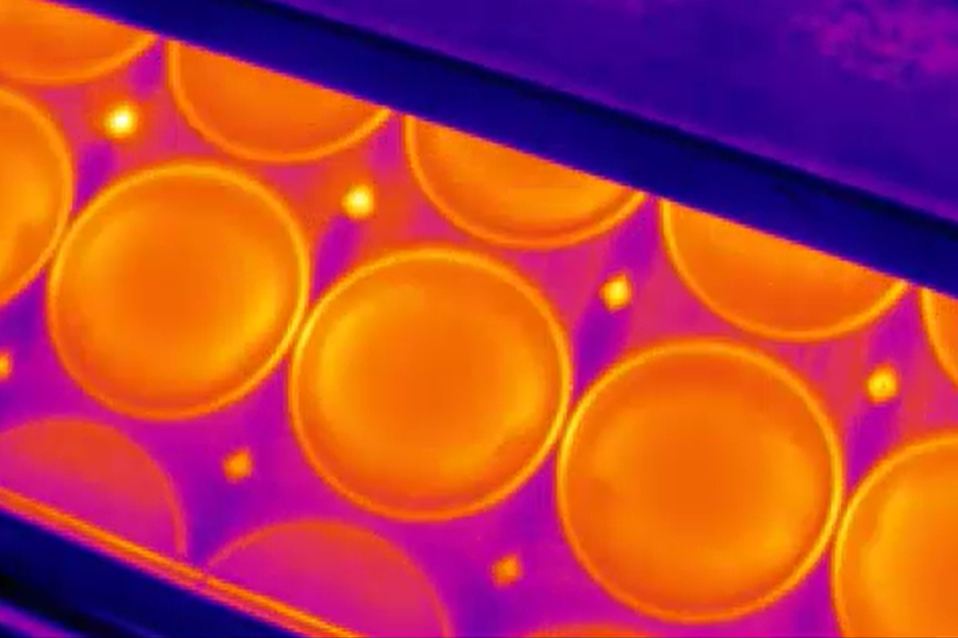
#> input picture Images/image1.png, 958 x 638 px
$ python -i circle_detector.py   (imports and definitions only)
#> lines starting #> are read from the running program, lines starting #| are printed output that depends on the picture; after the words box and inside, x2 and y2 are one past the last pixel; in counts of white or black regions, pixels touching at a corner belong together
"""
Circle Detector Module
Contains the main circle detection logic for thermal images.
"""

import cv2
import numpy as np
import matplotlib.pyplot as plt
from pathlib import Path
from config import DETECTION_PARAMS, PREPROCESSING_PARAMS, ROI_PARAMS, DIRECTORIES


class ImprovedCircleDetector:
    """Improved circle detector with strict filtering for complete circles only."""

    def __init__(self, image_path):
        """Initialize with image path."""
#> called with image_path = 'Images/image1.png'
        self.image_path = image_path
        self.original = cv2.imread(str(image_path))
#> self.original is the input picture: shape (638, 958, 3); mean B, G, R 64, 64.2, 182.5
        if self.original is None:
            raise ValueError(f"Cannot load image: {image_path}")

        self.gray = cv2.cvtColor(self.original, cv2.COLOR_BGR2GRAY)
        self.result = self.original.copy()
        self.height, self.width = self.gray.shape

    def preprocess_thermal_image(self):
        """Enhanced preprocessing for thermal images."""
        # Strong Gaussian blur to reduce noise
        blurred = cv2.GaussianBlur(
            self.gray,
            PREPROCESSING_PARAMS["gaussian_kernel"],
            PREPROCESSING_PARAMS["gaussian_sigma"],
        )

        # CLAHE for contrast enhancement
        clahe = cv2.createCLAHE(
            clipLimit=PREPROCESSING_PARAMS["clahe_clip_limit"],
            tileGridSize=PREPROCESSING_PARAMS["clahe_tile_size"],
        )
        enhanced = clahe.apply(blurred)
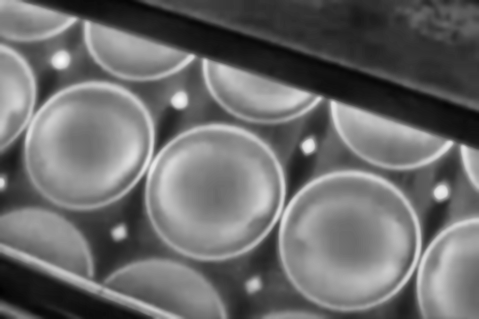
#> enhanced: shape (638, 958) (shown at 1/2 size); min 2, max 250, mean 107.1

        return enhanced

    def define_ROI_thermal(self, show=True):
        """Enhanced ROI detection for thermal images using multiple approaches."""
#> called with show = True
        # Method 1: HSV color-based detection (your original approach)
        hsv = cv2.cvtColor(self.original, cv2.COLOR_BGR2HSV)
#> hsv: shape (638, 958, 3); mean H, S, V 76.1, 242.2, 203.6

        # Define color range for warm colors (red/orange)
        lower_warm = np.array(ROI_PARAMS["hsv_lower_1"])
        upper_warm = np.array(ROI_PARAMS["hsv_upper_1"])
        mask1 = cv2.inRange(hsv, lower_warm, upper_warm)
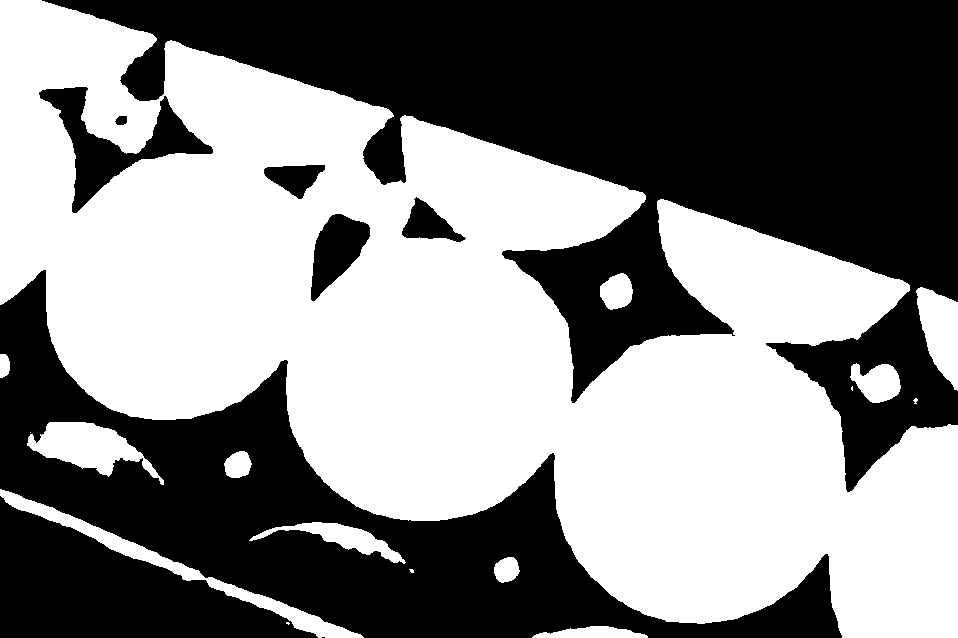
#> mask1: shape (638, 958); 52.2% white; 9 black regions (1 under 20 px), largest, box (x1, y1, x2, y2) and area: (42, 0, 958, 492) 169888, (0, 270, 842, 638) 87466, (0, 496, 318, 638) 22731

        lower_warm2 = np.array(ROI_PARAMS["hsv_lower_2"])
        upper_warm2 = np.array(ROI_PARAMS["hsv_upper_2"])
        mask2 = cv2.inRange(hsv, lower_warm2, upper_warm2)
#> mask2: shape (638, 958); 21.8% white; 8 white regions (1 under 20 px), largest, box (x1, y1, x2, y2) and area: (0, 270, 842, 638) 80551, (42, 0, 958, 492) 37589, (39, 87, 213, 213) 6197

        hsv_mask = cv2.bitwise_or(mask1, mask2)
#> hsv_mask: shape (638, 958); 74% white; 10 black regions (2 under 20 px), largest, box (x1, y1, x2, y2) and area: (57, 0, 958, 298) 131856, (0, 509, 303, 638) 19555, (191, 479, 248, 563) 2783

        # Method 2: Intensity-based thresholding on grayscale
        # Detect the warmest regions based on intensity
        blur_gray = cv2.GaussianBlur(self.gray, (5, 5), 0)

        # Use Otsu's thresholding to automatically find optimal threshold
        _, otsu_mask = cv2.threshold(
            blur_gray, 0, 255, cv2.THRESH_BINARY + cv2.THRESH_OTSU
        )
#> otsu_mask: shape (638, 958); 64.5% white; 31 black regions (11 under 20 px), largest, box (x1, y1, x2, y2) and area: (50, 0, 958, 299) 135871, (0, 505, 308, 638) 20494, (128, 372, 355, 621) 19116

        # Also try adaptive thresholding for local variations
        adaptive_mask = cv2.adaptiveThreshold(
            blur_gray, 255, cv2.ADAPTIVE_THRESH_GAUSSIAN_C, cv2.THRESH_BINARY, 15, 5
        )
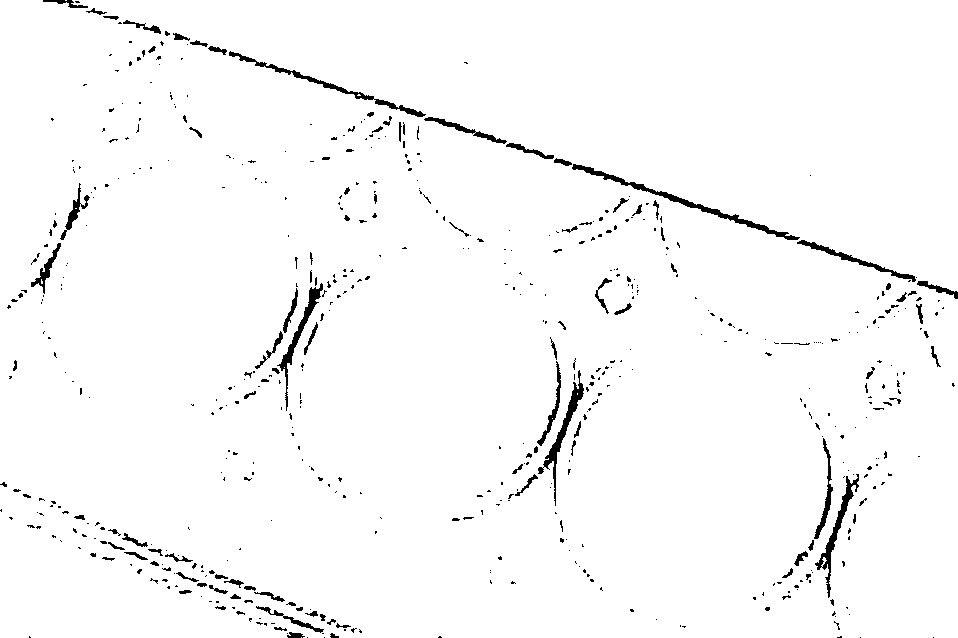
#> adaptive_mask: shape (638, 958); 97.6% white; 570 black regions (459 under 20 px), largest, box (x1, y1, x2, y2) and area: (572, 164, 800, 240) 1171, (229, 51, 426, 117) 863, (538, 370, 584, 506) 835

        # Method 3: Top percentile intensity thresholding
        # Find pixels in top N% of intensity values
        threshold_value = float(
            np.percentile(self.gray, ROI_PARAMS["intensity_percentile"])
        )
#> threshold_value = 136
        _, percentile_mask = cv2.threshold(
            self.gray, threshold_value, 255, cv2.THRESH_BINARY
        )
#> percentile_mask: shape (638, 958); 29% white; 140 white regions (116 under 20 px), largest, box (x1, y1, x2, y2) and area: (0, 89, 958, 637) 141029, (660, 200, 908, 338) 9876, (429, 127, 624, 222) 8404

        # Combine all methods
        # Give more weight to HSV-based detection for thermal images
        combined_mask = cv2.bitwise_or(hsv_mask, percentile_mask)
        combined_mask = cv2.bitwise_or(combined_mask, otsu_mask)

        # Clean up the mask with morphological operations
        kernel = cv2.getStructuringElement(
            cv2.MORPH_ELLIPSE, ROI_PARAMS["morph_kernel_size"]
        )
        combined_mask = cv2.morphologyEx(combined_mask, cv2.MORPH_CLOSE, kernel)
#> combined_mask: shape (638, 958); 74% white; 7 black regions, largest, box (x1, y1, x2, y2) and area: (64, 0, 958, 298) 131841, (0, 509, 302, 638) 19551, (192, 479, 247, 563) 2738
        combined_mask = cv2.morphologyEx(combined_mask, cv2.MORPH_OPEN, kernel)
#> combined_mask: shape (638, 958); 74% white; 7 black regions, largest, box (x1, y1, x2, y2) and area: (64, 0, 958, 298) 131847, (0, 509, 302, 638) 19556, (192, 479, 247, 563) 2747

        # Fill small holes
        kernel_fill = cv2.getStructuringElement(
            cv2.MORPH_ELLIPSE, ROI_PARAMS["fill_kernel_size"]
        )
        combined_mask = cv2.morphologyEx(combined_mask, cv2.MORPH_CLOSE, kernel_fill)
#> combined_mask: shape (638, 958); 74.1% white; 7 black regions, largest, box (x1, y1, x2, y2) and area: (74, 0, 958, 298) 131784, (0, 509, 292, 638) 19509, (192, 481, 246, 558) 2649

        # Optional: visualize all masks
        if show:
            mask_dir = Path(DIRECTORIES["masks_output"])
            if not mask_dir.exists():
                mask_dir.mkdir(parents=True, exist_ok=True)
            fig, axes = plt.subplots(2, 3, figsize=(18, 12))

            axes[0, 0].imshow(hsv_mask, cmap="gray")
            axes[0, 0].set_title("HSV Color Mask")
            axes[0, 0].axis("off")

            axes[0, 1].imshow(otsu_mask, cmap="gray")
            axes[0, 1].set_title("Otsu Threshold Mask")
            axes[0, 1].axis("off")

            axes[0, 2].imshow(percentile_mask, cmap="gray")
            axes[0, 2].set_title("Top 30% Intensity Mask")
            axes[0, 2].axis("off")

            axes[1, 0].imshow(adaptive_mask, cmap="gray")
            axes[1, 0].set_title("Adaptive Threshold Mask")
            axes[1, 0].axis("off")

            axes[1, 1].imshow(combined_mask, cmap="gray")
            axes[1, 1].set_title("Final Combined ROI Mask")
            axes[1, 1].axis("off")

            # Show original for reference
            axes[1, 2].imshow(cv2.cvtColor(self.original, cv2.COLOR_BGR2RGB))
            axes[1, 2].set_title("Original Image")
            axes[1, 2].axis("off")

            plt.tight_layout()
            plt.savefig(mask_dir / f"roi_masks_{Path(self.image_path).name}")
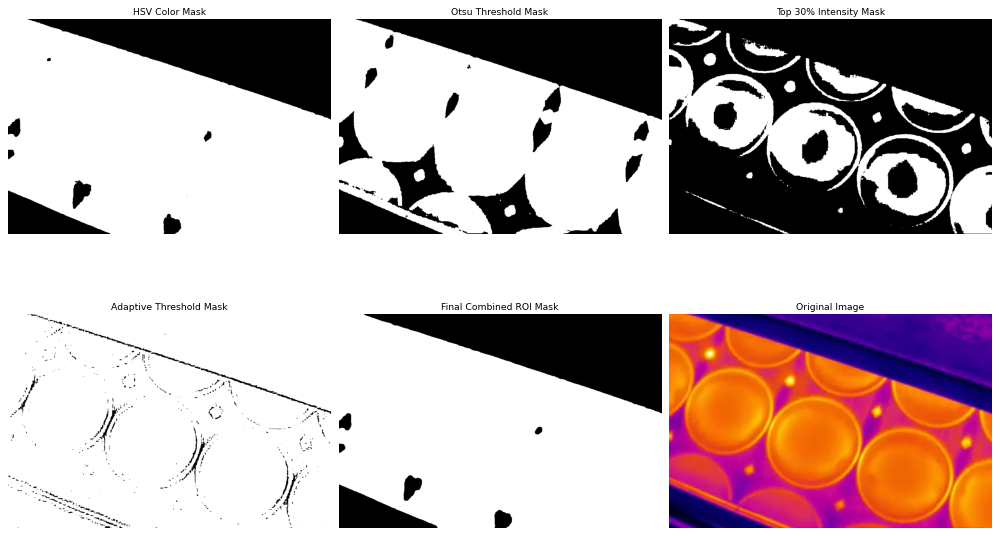
#> figure drawn by matplotlib, 6 panels
            plt.close()
            print(
                f"  Saved ROI mask visualizations to: {mask_dir}/roi_masks_{Path(self.image_path).name}"
            )

        return combined_mask

    def define_ROI(self, show=False):
        """Backward compatibility - calls the enhanced thermal ROI method."""
        return self.define_ROI_thermal(show)

    def is_circle_complete(self, x, y, radius, mask, margin=None):
        """
        Check if a circle is completely within the image bounds.

        Args:
            x, y: Circle center
            radius: Circle radius
            mask: ROI mask
            margin: Margin from image edges (uses config default if None)

        Returns:
            True if circle is complete, False otherwise
        """
        if margin is None:
            margin = DETECTION_PARAMS["margin"]

        x = int(x)
        y = int(y)
        radius = int(radius)
        if (
            x - radius < margin
            or x + radius > self.width - margin
            or y - radius < margin
            or y + radius > self.height - margin
        ):
            print(
                f"Circle at ({x}, {y}) with radius {radius} rejected: too close to image edge."
            )
            return False

        # Check if circle is within ROI
        circle_mask = np.zeros_like(mask)
        cv2.circle(circle_mask, (x, y), radius, 255, thickness=-1)
        intersection = cv2.bitwise_and(mask, circle_mask)
        circle_area = np.pi * (radius**2)
        intersection_area = cv2.countNonZero(intersection)
        roi_coverage = DETECTION_PARAMS["roi_coverage"]
        if intersection_area < circle_area * roi_coverage:
            print(
                f"Circle at ({x}, {y}) with radius {radius} rejected: insufficient ROI coverage."
            )
            # save rejected circle and intersection using matplotlib
            rejected_dir = Path(DIRECTORIES["rejected_output"])
            if not rejected_dir.exists():
                rejected_dir.mkdir(parents=True, exist_ok=True)
            temp_result = self.result.copy()
            cv2.circle(temp_result, (x, y), radius, (0, 0, 255), 3)
            fig, axes = plt.subplots(2, 2, figsize=(10, 10))
            axes[0, 0].imshow(cv2.cvtColor(self.original, cv2.COLOR_BGR2RGB))
            axes[0, 0].set_title("Original Image")
            axes[0, 0].axis("off")
            axes[0, 1].imshow(mask, cmap="gray")
            axes[0, 1].set_title("ROI Mask")
            axes[0, 1].axis("off")
            axes[1, 0].imshow(cv2.cvtColor(temp_result, cv2.COLOR_BGR2RGB))
            axes[1, 0].set_title("Rejected Circle")
            axes[1, 0].axis("off")
            axes[1, 1].imshow(intersection, cmap="gray")
            axes[1, 1].set_title("Circle & ROI Intersection")
            axes[1, 1].axis("off")
            plt.tight_layout()
            plt.savefig(
                rejected_dir
                / f"rejected_circle_{x}_{y}_{radius}_{Path(self.image_path).name}"
            )
            plt.close()
            print(
                f"  Saved rejected circle details to: {rejected_dir}/rejected_circle_{x}_{y}_{radius}_{Path(self.image_path).name}"
            )
            return False

        return True

    def calculate_circle_quality(self, x, y, radius):
        """
        Calculate quality score for a detected circle based on edge strength.

        Args:
            x, y: Circle center
            radius: Circle radius

        Returns:
            Quality score (0-1)
        """
        # Get edges
        enhanced = self.preprocess_thermal_image()
        edges = cv2.Canny(enhanced, 50, 150)

        # Sample points along the circle perimeter
        num_points = DETECTION_PARAMS["edge_samples"]
        angles = np.linspace(0, 2 * np.pi, num_points, endpoint=False)

        edge_votes = 0
        for angle in angles:
            # Calculate point on circle perimeter
            px = int(x + radius * np.cos(angle))
            py = int(y + radius * np.sin(angle))

            # Check if point is within bounds
            if 0 <= px < self.width and 0 <= py < self.height:
                # Check if there's an edge at this point (with small tolerance)
                region = edges[
                    max(0, py - 2) : min(self.height, py + 3),
                    max(0, px - 2) : min(self.width, px + 3),
                ]
                if np.any(region > 0):
                    edge_votes += 1

        # Calculate quality as ratio of edge points found
        quality = edge_votes / num_points
        return quality

    # [38 lines left out: function remove_overlapping_circles, not called in this run]

    def detect_complete_circles(
        self, min_radius=None, max_radius=None, quality_threshold=None
    ):
        """
        Detect only complete circles with high quality.

        Args:
            min_radius: Minimum circle radius (uses config default if None)
            max_radius: Maximum circle radius (uses config default if None)
            quality_threshold: Minimum quality score 0-1 (uses config default if None)

        Returns:
            List of detected complete circles
        """
        # Use config defaults if not specified
        if min_radius is None:
            min_radius = DETECTION_PARAMS["min_radius"]
        if max_radius is None:
            max_radius = DETECTION_PARAMS["max_radius"]
        if quality_threshold is None:
            quality_threshold = DETECTION_PARAMS["quality_threshold"]

        enhanced = self.preprocess_thermal_image()

        mask = self.define_ROI_thermal(show=True)

        # Use Hough parameters from config
        circles = cv2.HoughCircles(
            enhanced,
            cv2.HOUGH_GRADIENT,
            dp=DETECTION_PARAMS["dp"],
            minDist=DETECTION_PARAMS["minDist"],
            param1=DETECTION_PARAMS["param1"],
            param2=DETECTION_PARAMS["param2"],
            minRadius=min_radius,
            maxRadius=max_radius,
        )
#> circles = [[698.5, 481.5, 142.2], [430.5, 389.5, 141.4], [181.5, 279.5, 117.1]]
        print(f"Detected raw circles: {0 if circles is None else len(circles[0])}")
#| Detected raw circles: 3

        if circles is not None and len(circles[0]) > 0:
            # show detected circles before filtering on a copy of result image
            # save it in Results/intermediate for reference
            intermediate_dir = Path(DIRECTORIES["intermediate_output"])
            if not intermediate_dir.exists():
                intermediate_dir.mkdir(parents=True, exist_ok=True)

            temp_result = self.result.copy()
            raw_circles = np.uint16(np.around(circles[0]))
#> raw_circles = [[698, 482, 142], [430, 390, 141], [182, 280, 117]]
            self.draw_circles(raw_circles, color=(255, 0, 0), thickness=3)
#> the loop in draw_circles, `for idx, (x, y, radius) in enumerate(circles, 1):` made 3 passes
#> after the loop in draw_circles, `for idx, (x, y, radius) in enumerate(circles, 1):`:
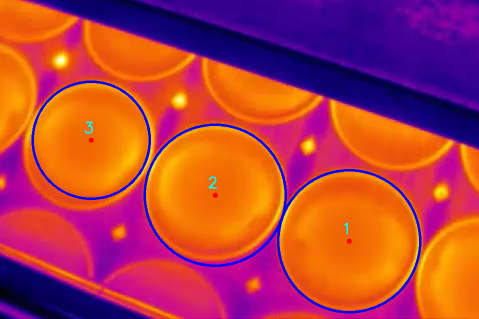
#> self.result: shape (638, 958, 3) (shown at 1/2 size); mean B, G, R 68.8, 62.2, 177.6

            # save image
            intermediate_path = (
                intermediate_dir / f"raw_circles_{Path(self.image_path).name}"
            )
            cv2.imwrite(str(intermediate_path), self.result)
            print(f"  Saved intermediate raw circles to: {intermediate_path}")

            # reset result image
            self.result = temp_result

        if circles is None:
            return []

        circles = np.uint16(np.around(circles[0]))
#> circles has the same summary as raw_circles

        # Filter circles
        valid_circles = []

        for circle in circles:
            x, y, radius = circle

            # Check if circle is complete (within image bounds)
            if not self.is_circle_complete(x, y, radius, mask):
                continue

            # Calculate quality score
            quality = self.calculate_circle_quality(x, y, radius)

            # Keep only high-quality circles
            if quality >= quality_threshold:
                print(
                    f"Accepted circle at ({x}, {y}) with radius {radius}, quality: {quality:.2f}"
                )
                valid_circles.append((int(x), int(y), int(radius), quality))
#> this loop made 3 passes
#> (circle_area in is_circle_complete, intersection_area in is_circle_complete, quality) on passes 1 to 3: (63347.1, 63305, 0.639), (62458, 62433, 0.611), (43005.3, 42981, 0.444)
#> (printed output is left out)
#> pass 1, in calculate_circle_quality, `edges = cv2.Canny(enhanced, 50, 150)`:
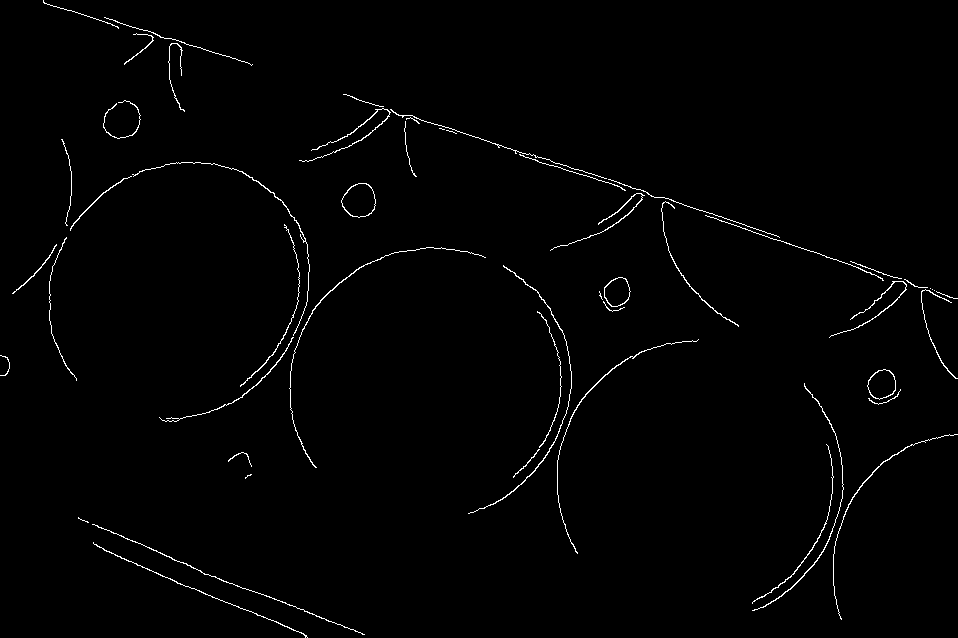
#> edges: shape (638, 958); 1.2% white in thin lines or dots
#> pass 3, in is_circle_complete (call 3), `intersection = cv2.bitwise_and(mask, circle_mask)`:
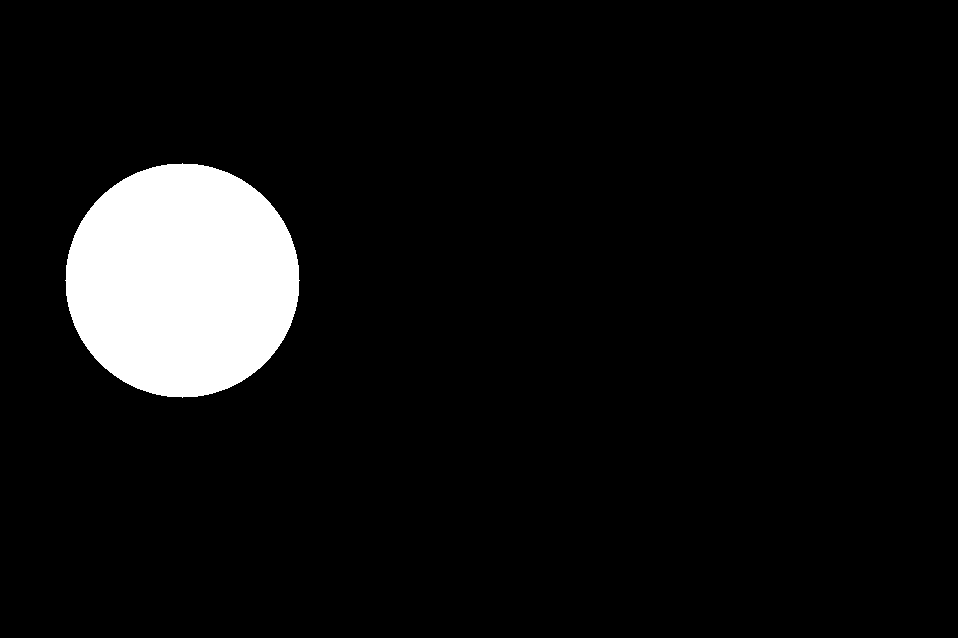
#> intersection: shape (638, 958); 7% white; 1 white region, box (x1, y1, x2, y2) and area: (65, 163, 300, 398) 42981
#> after the loop, valid_circles = [(698, 482, 142, 0.639), (430, 390, 141, 0.611), (182, 280, 117, 0.444)]

        # Return without quality scores
        return [(x, y, r) for x, y, r, q in valid_circles]

    def draw_circles(self, circles, color=(0, 255, 0), thickness=3):
        """Draw detected circles on result image."""
        for idx, (x, y, radius) in enumerate(circles, 1):
            # Draw circle outline
            cv2.circle(self.result, (x, y), radius, color, thickness)
            # Draw center point
            cv2.circle(self.result, (x, y), 5, (0, 0, 255), -1)
            # Add number annotation
            cv2.putText(
                self.result,
                str(idx),
                (x - 15, y - 15),
                cv2.FONT_HERSHEY_SIMPLEX,
                1.0,
                (255, 255, 0),
                2,
            )

    # [16 lines left out: function visualize_results, not called in this run]

>>> result = ImprovedCircleDetector('Images/image1.png').detect_complete_circles()
#> result = [(698, 482, 142), (430, 390, 141), (182, 280, 117)]
